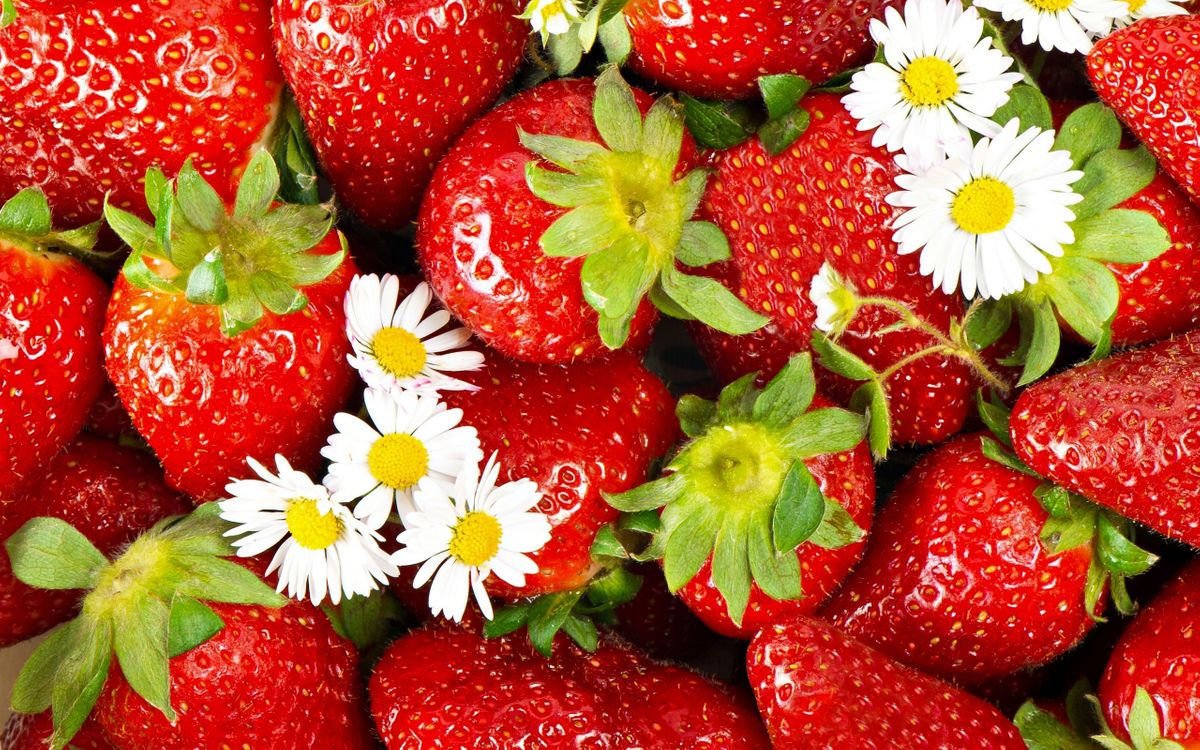
#> input picture Les 16_OpenCV_for_Exploring/OpenCV_self/Berries.jpg, 1200 x 750 px, found by its file name
$ python open.py
#> lines starting #> are read from the running program, lines starting #| are printed output that depends on the picture
import cv2

img = cv2.imread('D:/Learning_5.0_D disk/GeekBrains/BootCamp/Les 16_OpenCV_for_Exploring/OpenCV_self/Berries.jpg')
#> img is the input picture: shape (750, 1200, 3); mean B, G, R 52.2, 86.6, 178.2
print(img)
#> (printed output is left out)
print (img.shape)
#| (750, 1200, 3)

img = cv2.resize(img, (500, 500))
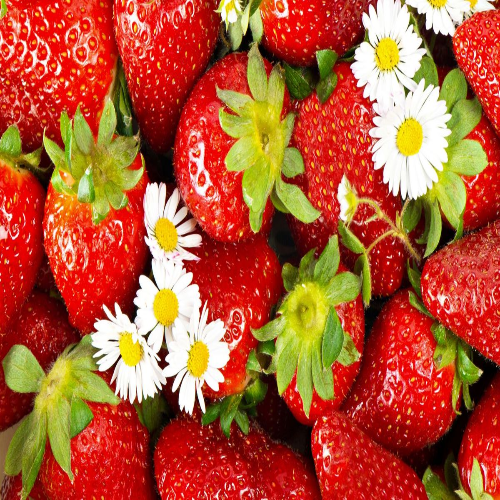
#> img: shape (500, 500, 3); mean B, G, R 52.2, 86.5, 178.1
print (img.shape)
#| (500, 500, 3)
cv2.imshow('Result', img)

cv2.waitKey(0)

$ run again, with Les 16_OpenCV_for_Exploring/OpenCV_self/Face.jpg copied over Les 16_OpenCV_for_Exploring/OpenCV_self/Berries.jpg
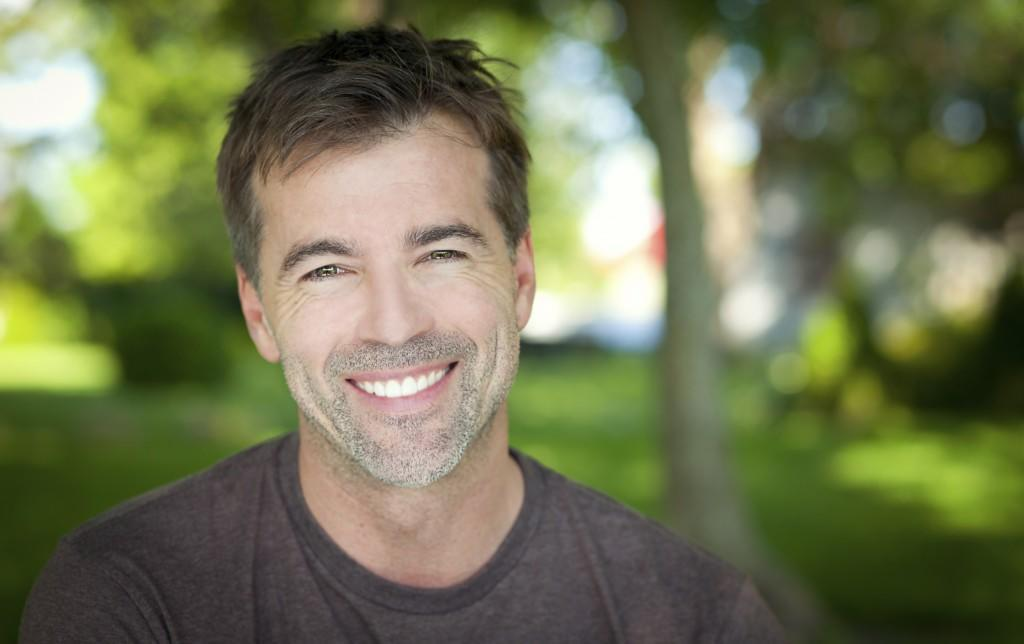
#> input picture Les 16_OpenCV_for_Exploring/OpenCV_self/Face.jpg, 1024 x 644 px, found by its file name
#> img is the input picture: shape (644, 1024, 3); mean B, G, R 82, 117.7, 113.4
#> (printed output is left out)
#| (644, 1024, 3)
#> `img = cv2.resize(img, (500, 500))`:
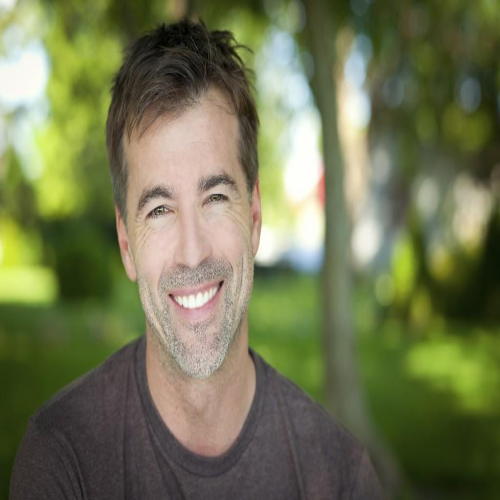
#> img: shape (500, 500, 3); mean B, G, R 81.9, 117.6, 113.3
#| (500, 500, 3)

$ run again, with Les 16_OpenCV_for_Exploring/OpenCV_self/Fructs.jpg copied over Les 16_OpenCV_for_Exploring/OpenCV_self/Berries.jpg
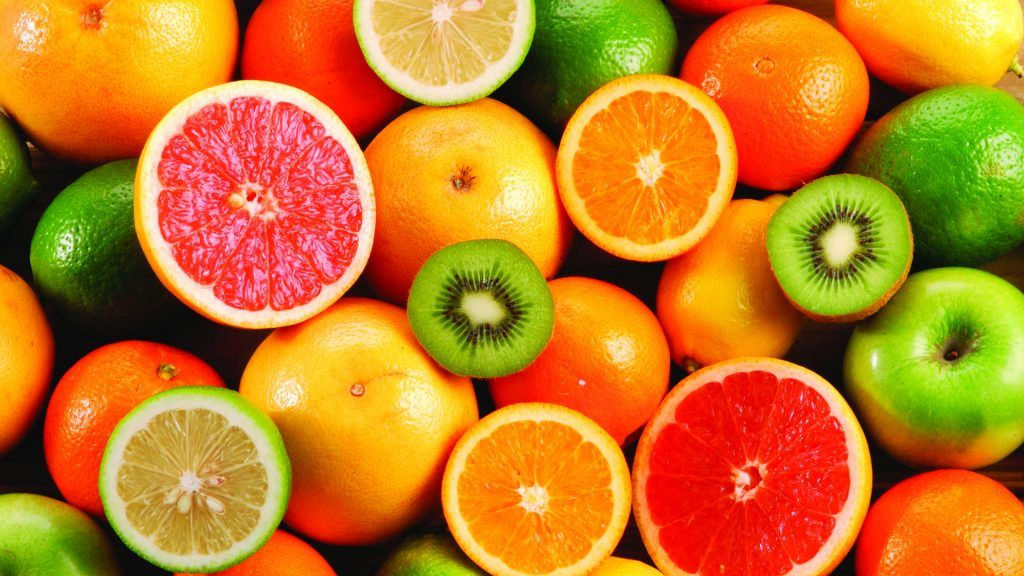
#> input picture Les 16_OpenCV_for_Exploring/OpenCV_self/Fructs.jpg, 1024 x 576 px, found by its file name
#> img is the input picture: shape (576, 1024, 3); mean B, G, R 33.7, 122.9, 195
#> (printed output is left out)
#| (576, 1024, 3)
#> `img = cv2.resize(img, (500, 500))`:
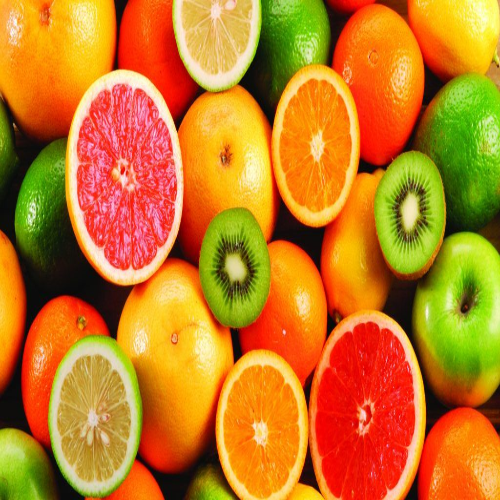
#> img: shape (500, 500, 3); mean B, G, R 33.6, 122.8, 194.9
#| (500, 500, 3)

$ run again, with Les 16_OpenCV_for_Exploring/OpenCV_self/Raspberry.jpg copied over Les 16_OpenCV_for_Exploring/OpenCV_self/Berries.jpg
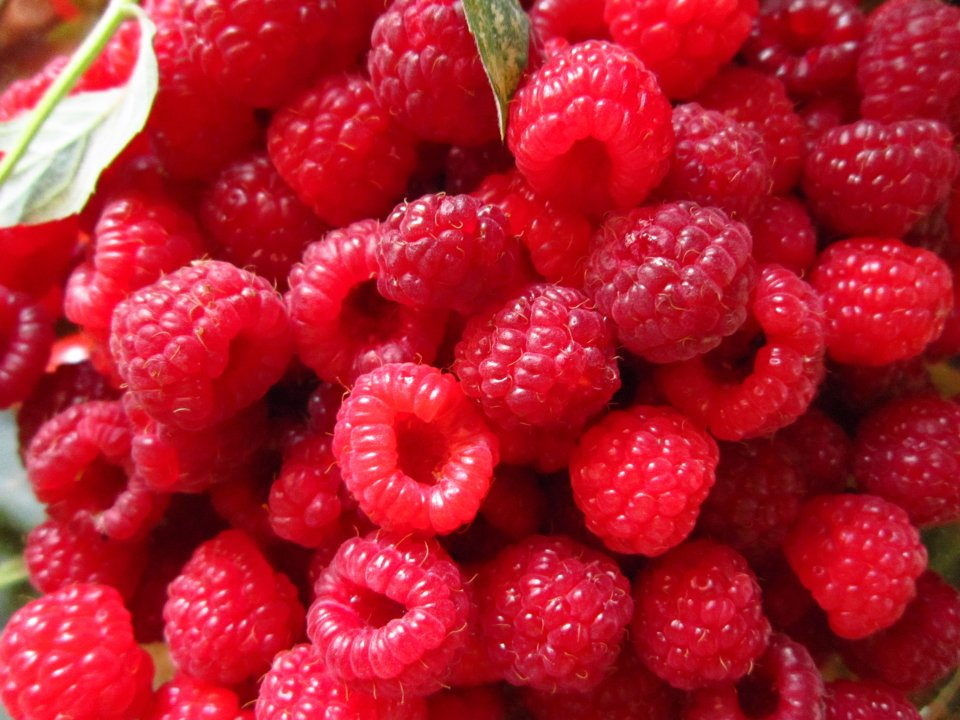
#> input picture Les 16_OpenCV_for_Exploring/OpenCV_self/Raspberry.jpg, 960 x 720 px, found by its file name
#> img is the input picture: shape (720, 960, 3); mean B, G, R 45.8, 31.2, 176.4
#> (printed output is left out)
#| (720, 960, 3)
#> `img = cv2.resize(img, (500, 500))`:
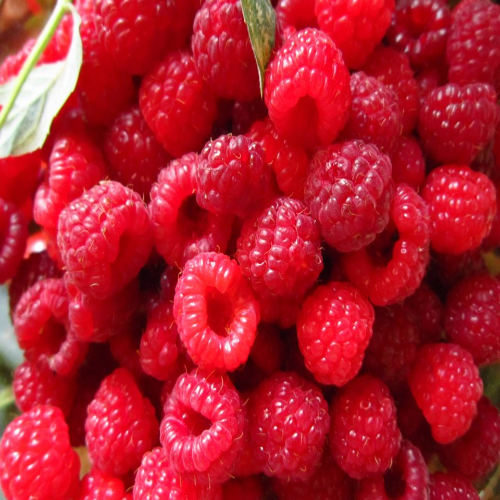
#> img: shape (500, 500, 3); mean B, G, R 45.7, 31.1, 176.3
#| (500, 500, 3)
